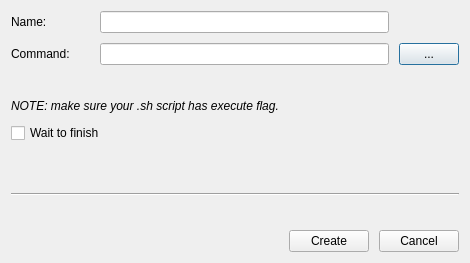
<?xml version="1.0" encoding="UTF-8"?>
<ui version="4.0">
 <class>ScriptEditorDialog</class>
 <widget class="QDialog" name="ScriptEditorDialog">
  <property name="geometry">
   <rect>
    <x>0</x>
    <y>0</y>
    <width>470</width>
    <height>263</height>
   </rect>
  </property>
  <property name="windowTitle">
   <string>New script</string>
  </property>
  <layout class="QVBoxLayout" name="verticalLayout">
   <property name="spacing">
    <number>10</number>
   </property>
   <item>
    <layout class="QGridLayout" name="gridLayout">
     <item row="1" column="1">
      <layout class="QHBoxLayout" name="horizontalLayout_2">
       <item>
        <spacer name="horizontalSpacer_2">
         <property name="orientation">
          <enum>Qt::Horizontal</enum>
         </property>
         <property name="sizeType">
          <enum>QSizePolicy::Minimum</enum>
         </property>
         <property name="sizeHint" stdset="0">
          <size>
           <width>20</width>
           <height>20</height>
          </size>
         </property>
        </spacer>
       </item>
       <item>
        <widget class="QLineEdit" name="pathLineEdit"/>
       </item>
      </layout>
     </item>
     <item row="1" column="0">
      <widget class="QLabel" name="label_2">
       <property name="text">
        <string>Command:</string>
       </property>
      </widget>
     </item>
     <item row="0" column="1">
      <layout class="QHBoxLayout" name="horizontalLayout">
       <item>
        <spacer name="horizontalSpacer">
         <property name="orientation">
          <enum>Qt::Horizontal</enum>
         </property>
         <property name="sizeType">
          <enum>QSizePolicy::Minimum</enum>
         </property>
         <property name="sizeHint" stdset="0">
          <size>
           <width>20</width>
           <height>20</height>
          </size>
         </property>
        </spacer>
       </item>
       <item>
        <widget class="QLineEdit" name="nameLineEdit"/>
       </item>
      </layout>
     </item>
     <item row="3" column="0" colspan="3">
      <widget class="QLabel" name="label_3">
       <property name="font">
        <font>
         <italic>true</italic>
        </font>
       </property>
       <property name="text">
        <string>NOTE: make sure your .sh script has execute flag.</string>
       </property>
      </widget>
     </item>
     <item row="0" column="0">
      <widget class="QLabel" name="label">
       <property name="text">
        <string>Name:</string>
       </property>
      </widget>
     </item>
     <item row="1" column="2">
      <widget class="QPushButton" name="fileSelectButton">
       <property name="sizePolicy">
        <sizepolicy hsizetype="Minimum" vsizetype="Fixed">
         <horstretch>0</horstretch>
         <verstretch>0</verstretch>
        </sizepolicy>
       </property>
       <property name="maximumSize">
        <size>
         <width>60</width>
         <height>16777215</height>
        </size>
       </property>
       <property name="text">
        <string notr="true">...</string>
       </property>
      </widget>
     </item>
     <item row="2" column="0" colspan="3">
      <widget class="QLabel" name="keywordsLabel">
       <property name="text">
        <string/>
       </property>
       <property name="margin">
        <number>4</number>
       </property>
       <property name="textInteractionFlags">
        <set>Qt::LinksAccessibleByMouse|Qt::TextSelectableByMouse</set>
       </property>
      </widget>
     </item>
    </layout>
   </item>
   <item>
    <layout class="QHBoxLayout" name="horizontalLayout_3">
     <property name="topMargin">
      <number>0</number>
     </property>
     <item>
      <widget class="QCheckBox" name="blockingCheckBox">
       <property name="text">
        <string>Wait to finish</string>
       </property>
      </widget>
     </item>
     <item>
      <spacer name="horizontalSpacer_3">
       <property name="orientation">
        <enum>Qt::Horizontal</enum>
       </property>
       <property name="sizeHint" stdset="0">
        <size>
         <width>40</width>
         <height>20</height>
        </size>
       </property>
      </spacer>
     </item>
    </layout>
   </item>
   <item>
    <spacer name="verticalSpacer">
     <property name="orientation">
      <enum>Qt::Vertical</enum>
     </property>
     <property name="sizeHint" stdset="0">
      <size>
       <width>20</width>
       <height>40</height>
      </size>
     </property>
    </spacer>
   </item>
   <item>
    <widget class="Line" name="line">
     <property name="orientation">
      <enum>Qt::Horizontal</enum>
     </property>
    </widget>
   </item>
   <item>
    <widget class="QLabel" name="messageLabel">
     <property name="text">
      <string/>
     </property>
    </widget>
   </item>
   <item>
    <layout class="QHBoxLayout" name="horizontalLayout_4">
     <property name="topMargin">
      <number>0</number>
     </property>
     <item>
      <spacer name="horizontalSpacer_4">
       <property name="orientation">
        <enum>Qt::Horizontal</enum>
       </property>
       <property name="sizeHint" stdset="0">
        <size>
         <width>40</width>
         <height>20</height>
        </size>
       </property>
      </spacer>
     </item>
     <item>
      <widget class="QPushButton" name="acceptButton">
       <property name="text">
        <string>Create</string>
       </property>
      </widget>
     </item>
     <item>
      <widget class="QPushButton" name="cancelButton">
       <property name="text">
        <string>Cancel</string>
       </property>
      </widget>
     </item>
    </layout>
   </item>
  </layout>
 </widget>
 <tabstops>
  <tabstop>nameLineEdit</tabstop>
  <tabstop>pathLineEdit</tabstop>
  <tabstop>fileSelectButton</tabstop>
  <tabstop>blockingCheckBox</tabstop>
  <tabstop>acceptButton</tabstop>
  <tabstop>cancelButton</tabstop>
 </tabstops>
 <resources/>
 <connections>
  <connection>
   <sender>cancelButton</sender>
   <signal>clicked()</signal>
   <receiver>ScriptEditorDialog</receiver>
   <slot>reject()</slot>
   <hints>
    <hint type="sourcelabel">
     <x>337</x>
     <y>195</y>
    </hint>
    <hint type="destinationlabel">
     <x>394</x>
     <y>167</y>
    </hint>
   </hints>
  </connection>
  <connection>
   <sender>acceptButton</sender>
   <signal>clicked()</signal>
   <receiver>ScriptEditorDialog</receiver>
   <slot>accept()</slot>
   <hints>
    <hint type="sourcelabel">
     <x>262</x>
     <y>194</y>
    </hint>
    <hint type="destinationlabel">
     <x>319</x>
     <y>173</y>
    </hint>
   </hints>
  </connection>
  <connection>
   <sender>fileSelectButton</sender>
   <signal>clicked()</signal>
   <receiver>ScriptEditorDialog</receiver>
   <slot>selectScriptPath()</slot>
   <hints>
    <hint type="sourcelabel">
     <x>356</x>
     <y>60</y>
    </hint>
    <hint type="destinationlabel">
     <x>391</x>
     <y>88</y>
    </hint>
   </hints>
  </connection>
 </connections>
 <slots>
  <slot>selectScriptPath()</slot>
 </slots>
</ui>
